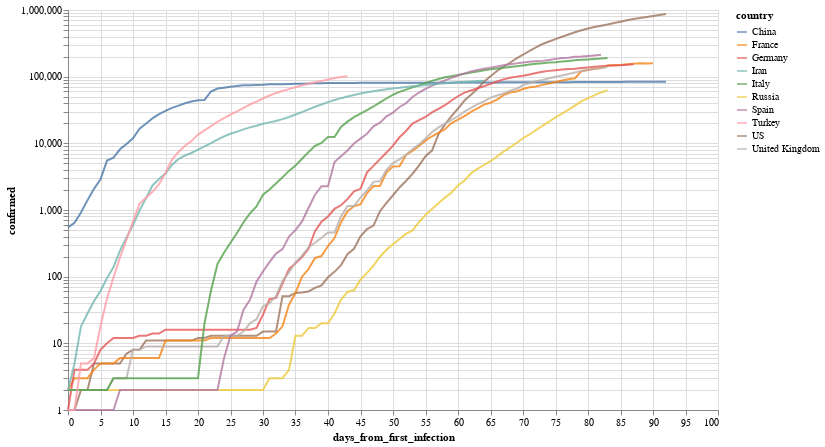

Here is the notebook cell this chart was saved with:
### Markdown cell above
Por ejemplo, evolución (interactiva!) de los paises con mas infectados

### Code cell
total_confirmed_by_country = global_df.groupby('country').confirmed.max().sort_values(ascending=False)
selected_countries = total_confirmed_by_country[total_confirmed_by_country > 1000].index

plot_df = global_df[
    (global_df.confirmed > 0) & 
    (global_df.country.isin(selected_countries[:10]))
].sort_values('date')

selection = alt.selection_multi(
    fields=['country'], 
    bind='legend', 
    init=[{'country': c} for c in selected_countries[:10]]
)


(
    alt.Chart(plot_df)
       .mark_line()
       .encode(
           x='days_from_first_infection', 
           y=alt.Y('confirmed', scale=alt.Scale(type='log')), 
           color='country',
           opacity=alt.condition(selection, alt.value(.8), alt.value(.05))
       ).add_selection(selection)
        .properties(width=650, height=400)
       
)

### Figure 1 — Vega-Lite specification as saved in the notebook (floating-point values rounded to 4 significant figures; data arrays with more than 128 entries replaced by an {"elided": "..."} marker saying what was removed)
{"config": {"view": {"continuousWidth": 400, "continuousHeight": 300}}, "data": {"name": "data-b739e29a7a3320a7d473146386a812c1"}, "mark": "line", "encoding": {"color": {"type": "nominal", "field": "country"}, "opacity": {"condition": {"value": 0.8, "selection": "selector001"}, "value": 0.05}, "x": {"type": "quantitative", "field": "days_from_first_infection"}, "y": {"type": "quantitative", "field": "confirmed", "scale": {"type": "log"}}}, "height": 400, "selection": {"selector001": {"type": "multi", "fields": ["country"], "bind": "legend", "init": [{"country": "US"}, {"country": "Spain"}, {"country": "Italy"}, {"country": "France"}, {"country": "Germany"}, {"country": "United Kingdom"}, {"country": "Turkey"}, {"country": "Iran"}, {"country": "China"}, {"country": "Russia"}]}}, "width": 650, "$schema": "https://vega.github.io/schema/vega-lite/v4.8.1.json", "datasets": {"data-b739e29a7a3320a7d473146386a812c1": {"elided": "809 records"}}}
